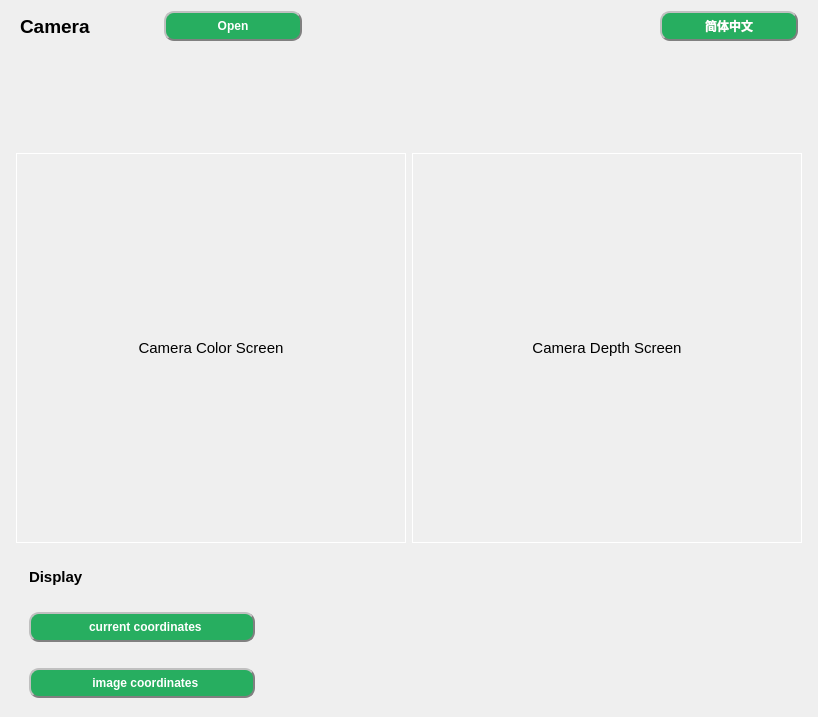
            <widget class="QWidget" name="body_right_widget" native="true">
             <property name="styleSheet">
              <string notr="true"/>
             </property>
             <layout class="QVBoxLayout" name="verticalLayout_10" stretch="1,1,7,2">
              <property name="leftMargin">
               <number>10</number>
              </property>
              <property name="topMargin">
               <number>1</number>
              </property>
              <property name="rightMargin">
               <number>10</number>
              </property>
              <property name="bottomMargin">
               <number>0</number>
              </property>
              <item>
               <widget class="QWidget" name="widget_21" native="true">
                <layout class="QHBoxLayout" name="horizontalLayout_16" stretch="2,2,5,2">
                 <property name="leftMargin">
                  <number>10</number>
                 </property>
                 <property name="topMargin">
                  <number>10</number>
                 </property>
                 <property name="rightMargin">
                  <number>10</number>
                 </property>
                 <property name="bottomMargin">
                  <number>10</number>
                 </property>
                 <item>
                  <widget class="QLabel" name="camara_show">
                   <property name="font">
                    <font>
                     <family>Arial</family>
                     <pointsize>14</pointsize>
                     <bold>true</bold>
                    </font>
                   </property>
                   <property name="text">
                    <string>Camera</string>
                   </property>
                  </widget>
                 </item>
                 <item>
                  <widget class="QPushButton" name="open_camera_btn">
                   <property name="minimumSize">
                    <size>
                     <width>0</width>
                     <height>30</height>
                    </size>
                   </property>
                   <property name="font">
                    <font>
                     <family>Arial</family>
                     <bold>true</bold>
                    </font>
                   </property>
                   <property name="cursor">
                    <cursorShape>PointingHandCursor</cursorShape>
                   </property>
                   <property name="styleSheet">
                    <string notr="true">background-color: rgb(39, 174, 96);
color: rgb(255, 255, 255);
border-radius: 10px;
border: 2px groove gray;
border-style: outset;</string>
                   </property>
                   <property name="text">
                    <string>Open</string>
                   </property>
                  </widget>
                 </item>
                 <item>
                  <widget class="QWidget" name="widget_22" native="true"/>
                 </item>
                 <item>
                  <widget class="QPushButton" name="language_btn">
                   <property name="minimumSize">
                    <size>
                     <width>0</width>
                     <height>30</height>
                    </size>
                   </property>
                   <property name="font">
                    <font>
                     <family>Arial</family>
                     <bold>true</bold>
                    </font>
                   </property>
                   <property name="cursor">
                    <cursorShape>PointingHandCursor</cursorShape>
                   </property>
                   <property name="styleSheet">
                    <string notr="true">background-color: rgb(39, 174, 96);
color: rgb(255, 255, 255);
border-radius: 10px;
border: 2px groove gray;
border-style: outset;</string>
                   </property>
                   <property name="text">
                    <string>简体中文</string>
                   </property>
                  </widget>
                 </item>
                </layout>
               </widget>
              </item>
              <item>
               <widget class="QLabel" name="prompts_lab">
                <property name="minimumSize">
                 <size>
                  <width>0</width>
                  <height>90</height>
                 </size>
                </property>
                <property name="font">
                 <font>
                  <pointsize>13</pointsize>
                  <bold>true</bold>
                 </font>
                </property>
                <property name="styleSheet">
                 <string notr="true">color: rgb(255, 0, 0);
</string>
                </property>
                <property name="text">
                 <string/>
                </property>
                <property name="wordWrap">
                 <bool>true</bool>
                </property>
               </widget>
              </item>
              <item>
               <widget class="QWidget" name="widget_28" native="true">
                <layout class="QHBoxLayout" name="horizontalLayout_20" stretch="1,8,0,1">
                 <property name="leftMargin">
                  <number>0</number>
                 </property>
                 <property name="topMargin">
                  <number>0</number>
                 </property>
                 <property name="rightMargin">
                  <number>0</number>
                 </property>
                 <property name="bottomMargin">
                  <number>0</number>
                 </property>
                 <item>
                  <widget class="QWidget" name="widget_29" native="true">
                   <property name="minimumSize">
                    <size>
                     <width>0</width>
                     <height>0</height>
                    </size>
                   </property>
                   <property name="maximumSize">
                    <size>
                     <width>2</width>
                     <height>16777215</height>
                    </size>
                   </property>
                   <property name="styleSheet">
                    <string notr="true"/>
                   </property>
                  </widget>
                 </item>
                 <item>
                  <widget class="QLabel" name="show_camera_lab_rgb">
                   <property name="minimumSize">
                    <size>
                     <width>390</width>
                     <height>390</height>
                    </size>
                   </property>
                   <property name="maximumSize">
                    <size>
                     <width>390</width>
                     <height>390</height>
                    </size>
                   </property>
                   <property name="font">
                    <font>
                     <pointsize>11</pointsize>
                     <bold>false</bold>
                    </font>
                   </property>
                   <property name="cursor">
                    <cursorShape>PointingHandCursor</cursorShape>
                   </property>
                   <property name="styleSheet">
                    <string notr="true">border:1px solid white;</string>
                   </property>
                   <property name="text">
                    <string>Camera Color Screen</string>
                   </property>
                   <property name="alignment">
                    <set>Qt::AlignmentFlag::AlignCenter</set>
                   </property>
                   <property name="margin">
                    <number>0</number>
                   </property>
                   <property name="indent">
                    <number>1</number>
                   </property>
                  </widget>
                 </item>
                 <item>
                  <widget class="QLabel" name="show_camera_lab_depth">
                   <property name="minimumSize">
                    <size>
                     <width>390</width>
                     <height>390</height>
                    </size>
                   </property>
                   <property name="maximumSize">
                    <size>
                     <width>390</width>
                     <height>390</height>
                    </size>
                   </property>
                   <property name="font">
                    <font>
                     <pointsize>11</pointsize>
                    </font>
                   </property>
                   <property name="styleSheet">
                    <string notr="true">border:1px solid white;</string>
                   </property>
                   <property name="text">
                    <string>Camera Depth Screen</string>
                   </property>
                   <property name="alignment">
                    <set>Qt::AlignmentFlag::AlignCenter</set>
                   </property>
                  </widget>
                 </item>
                 <item>
                  <widget class="QWidget" name="widget_30" native="true">
                   <property name="minimumSize">
                    <size>
                     <width>0</width>
                     <height>0</height>
                    </size>
                   </property>
                   <property name="maximumSize">
                    <size>
                     <width>2</width>
                     <height>16777215</height>
                    </size>
                   </property>
                   <property name="styleSheet">
                    <string notr="true"/>
                   </property>
                  </widget>
                 </item>
                </layout>
               </widget>
              </item>
              <item>
               <widget class="QWidget" name="widget_23" native="true">
                <layout class="QVBoxLayout" name="verticalLayout_9">
                 <item>
                  <widget class="QWidget" name="widget_24" native="true">
                   <layout class="QHBoxLayout" name="horizontalLayout_17" stretch="2">
                    <property name="leftMargin">
                     <number>10</number>
                    </property>
                    <property name="topMargin">
                     <number>10</number>
                    </property>
                    <property name="rightMargin">
                     <number>10</number>
                    </property>
                    <property name="bottomMargin">
                     <number>10</number>
                    </property>
                    <item>
                     <widget class="QLabel" name="display_lab">
                      <property name="font">
                       <font>
                        <family>Arial</family>
                        <pointsize>11</pointsize>
                        <bold>true</bold>
                       </font>
                      </property>
                      <property name="text">
                       <string>Display</string>
                      </property>
                     </widget>
                    </item>
                   </layout>
                  </widget>
                 </item>
                 <item>
                  <widget class="QWidget" name="widget_26" native="true">
                   <layout class="QHBoxLayout" name="horizontalLayout_18" stretch="3,7">
                    <property name="leftMargin">
                     <number>10</number>
                    </property>
                    <property name="topMargin">
                     <number>10</number>
                    </property>
                    <property name="rightMargin">
                     <number>10</number>
                    </property>
                    <property name="bottomMargin">
                     <number>10</number>
                    </property>
                    <item>
                     <widget class="QPushButton" name="current_coord_btn">
                      <property name="minimumSize">
                       <size>
                        <width>0</width>
                        <height>30</height>
                       </size>
                      </property>
                      <property name="font">
                       <font>
                        <family>Arial</family>
                        <bold>true</bold>
                       </font>
                      </property>
                      <property name="cursor">
                       <cursorShape>PointingHandCursor</cursorShape>
                      </property>
                      <property name="styleSheet">
                       <string notr="true">background-color: rgb(39, 174, 96);
color: rgb(255, 255, 255);
border-radius: 10px;
border: 2px groove gray;
border-style: outset;</string>
                      </property>
                      <property name="text">
                       <string>  current coordinates</string>
                      </property>
                     </widget>
                    </item>
                    <item>
                     <widget class="QLabel" name="current_coord_lab">
                      <property name="font">
                       <font>
                        <family>Arial</family>
                        <pointsize>14</pointsize>
                        <bold>true</bold>
                       </font>
                      </property>
                      <property name="styleSheet">
                       <string notr="true"/>
                      </property>
                      <property name="text">
                       <string/>
                      </property>
                     </widget>
                    </item>
                   </layout>
                  </widget>
                 </item>
                 <item>
                  <widget class="QWidget" name="widget_27" native="true">
                   <layout class="QHBoxLayout" name="horizontalLayout_19" stretch="3,7">
                    <property name="leftMargin">
                     <number>10</number>
                    </property>
                    <property name="topMargin">
                     <number>10</number>
                    </property>
                    <property name="rightMargin">
                     <number>10</number>
                    </property>
                    <property name="bottomMargin">
                     <number>10</number>
                    </property>
                    <item>
                     <widget class="QPushButton" name="image_coord_btn">
                      <property name="minimumSize">
                       <size>
                        <width>0</width>
                        <height>30</height>
                       </size>
                      </property>
                      <property name="font">
                       <font>
                        <family>Arial</family>
                        <bold>true</bold>
                       </font>
                      </property>
                      <property name="cursor">
                       <cursorShape>PointingHandCursor</cursorShape>
                      </property>
                      <property name="styleSheet">
                       <string notr="true">background-color: rgb(39, 174, 96);
color: rgb(255, 255, 255);
border-radius: 10px;
border: 2px groove gray;
border-style: outset;</string>
                      </property>
                      <property name="text">
                       <string>  image coordinates</string>
                      </property>
                     </widget>
                    </item>
                    <item>
                     <widget class="QLabel" name="img_coord_lab">
                      <property name="font">
                       <font>
                        <family>Arial</family>
                        <pointsize>14</pointsize>
                        <bold>true</bold>
                       </font>
                      </property>
                      <property name="styleSheet">
                       <string notr="true">background-color: rgb(255, 255, 255，200);</string>
                      </property>
                      <property name="text">
                       <string/>
                      </property>
                     </widget>
                    </item>
                   </layout>
                  </widget>
                 </item>
                </layout>
               </widget>
              </item>
             </layout>
            </widget>
